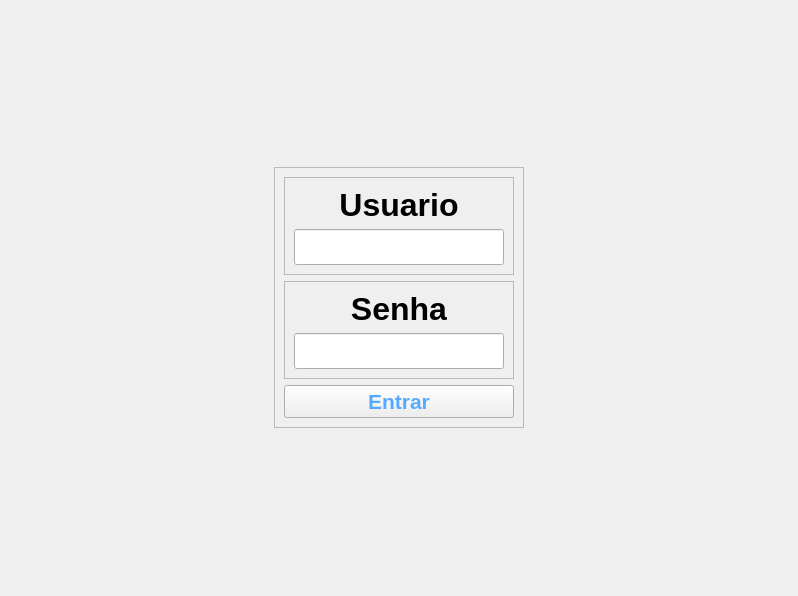
<?xml version="1.0" encoding="UTF-8"?>
<ui version="4.0">
 <class>DockWidget</class>
 <widget class="QDockWidget" name="DockWidget">
  <property name="geometry">
   <rect>
    <x>0</x>
    <y>0</y>
    <width>798</width>
    <height>596</height>
   </rect>
  </property>
  <property name="sizePolicy">
   <sizepolicy hsizetype="Expanding" vsizetype="Expanding">
    <horstretch>0</horstretch>
    <verstretch>0</verstretch>
   </sizepolicy>
  </property>
  <property name="windowTitle">
   <string>DockWidget</string>
  </property>
  <widget class="QWidget" name="dockWidgetContents">
   <property name="sizePolicy">
    <sizepolicy hsizetype="Expanding" vsizetype="Expanding">
     <horstretch>0</horstretch>
     <verstretch>0</verstretch>
    </sizepolicy>
   </property>
   <layout class="QGridLayout" name="gridLayout_3">
    <item row="0" column="0" alignment="Qt::AlignmentFlag::AlignHCenter|Qt::AlignmentFlag::AlignVCenter">
     <widget class="QFrame" name="frame">
      <property name="enabled">
       <bool>true</bool>
      </property>
      <property name="sizePolicy">
       <sizepolicy hsizetype="Expanding" vsizetype="Expanding">
        <horstretch>0</horstretch>
        <verstretch>0</verstretch>
       </sizepolicy>
      </property>
      <property name="mouseTracking">
       <bool>false</bool>
      </property>
      <property name="frameShape">
       <enum>QFrame::Shape::StyledPanel</enum>
      </property>
      <property name="frameShadow">
       <enum>QFrame::Shadow::Raised</enum>
      </property>
      <layout class="QGridLayout" name="gridLayout_4">
       <item row="0" column="0">
        <widget class="QFrame" name="gp_user">
         <property name="enabled">
          <bool>true</bool>
         </property>
         <property name="sizePolicy">
          <sizepolicy hsizetype="Expanding" vsizetype="Expanding">
           <horstretch>0</horstretch>
           <verstretch>0</verstretch>
          </sizepolicy>
         </property>
         <property name="frameShape">
          <enum>QFrame::Shape::StyledPanel</enum>
         </property>
         <property name="frameShadow">
          <enum>QFrame::Shadow::Raised</enum>
         </property>
         <layout class="QGridLayout" name="gridLayout_2">
          <item row="1" column="0">
           <widget class="QLineEdit" name="lineEdit_user">
            <property name="enabled">
             <bool>true</bool>
            </property>
            <property name="sizePolicy">
             <sizepolicy hsizetype="Expanding" vsizetype="Expanding">
              <horstretch>0</horstretch>
              <verstretch>0</verstretch>
             </sizepolicy>
            </property>
            <property name="minimumSize">
             <size>
              <width>150</width>
              <height>30</height>
             </size>
            </property>
            <property name="maximumSize">
             <size>
              <width>400</width>
              <height>50</height>
             </size>
            </property>
            <property name="font">
             <font>
              <pointsize>18</pointsize>
             </font>
            </property>
            <property name="text">
             <string/>
            </property>
           </widget>
          </item>
          <item row="0" column="0">
           <widget class="QLabel" name="txt_user">
            <property name="enabled">
             <bool>true</bool>
            </property>
            <property name="sizePolicy">
             <sizepolicy hsizetype="Expanding" vsizetype="Expanding">
              <horstretch>0</horstretch>
              <verstretch>0</verstretch>
             </sizepolicy>
            </property>
            <property name="font">
             <font>
              <pointsize>24</pointsize>
              <bold>true</bold>
             </font>
            </property>
            <property name="text">
             <string>Usuario</string>
            </property>
            <property name="alignment">
             <set>Qt::AlignmentFlag::AlignCenter</set>
            </property>
           </widget>
          </item>
         </layout>
        </widget>
       </item>
       <item row="1" column="0">
        <widget class="QFrame" name="gp_senha">
         <property name="enabled">
          <bool>true</bool>
         </property>
         <property name="sizePolicy">
          <sizepolicy hsizetype="Expanding" vsizetype="Expanding">
           <horstretch>0</horstretch>
           <verstretch>0</verstretch>
          </sizepolicy>
         </property>
         <property name="frameShape">
          <enum>QFrame::Shape::StyledPanel</enum>
         </property>
         <property name="frameShadow">
          <enum>QFrame::Shadow::Raised</enum>
         </property>
         <layout class="QGridLayout" name="gridLayout">
          <item row="1" column="0">
           <widget class="QLineEdit" name="lineEdit_senha">
            <property name="enabled">
             <bool>true</bool>
            </property>
            <property name="sizePolicy">
             <sizepolicy hsizetype="Expanding" vsizetype="Expanding">
              <horstretch>0</horstretch>
              <verstretch>0</verstretch>
             </sizepolicy>
            </property>
            <property name="minimumSize">
             <size>
              <width>170</width>
              <height>30</height>
             </size>
            </property>
            <property name="maximumSize">
             <size>
              <width>400</width>
              <height>50</height>
             </size>
            </property>
            <property name="font">
             <font>
              <pointsize>18</pointsize>
             </font>
            </property>
            <property name="cursor">
             <cursorShape>SizeHorCursor</cursorShape>
            </property>
            <property name="inputMethodHints">
             <set>Qt::InputMethodHint::ImhNoAutoUppercase|Qt::InputMethodHint::ImhNoPredictiveText|Qt::InputMethodHint::ImhSensitiveData</set>
            </property>
            <property name="text">
             <string/>
            </property>
            <property name="echoMode">
             <enum>QLineEdit::EchoMode::PasswordEchoOnEdit</enum>
            </property>
           </widget>
          </item>
          <item row="0" column="0">
           <widget class="QLabel" name="txt_senha">
            <property name="enabled">
             <bool>true</bool>
            </property>
            <property name="sizePolicy">
             <sizepolicy hsizetype="Expanding" vsizetype="Expanding">
              <horstretch>0</horstretch>
              <verstretch>0</verstretch>
             </sizepolicy>
            </property>
            <property name="font">
             <font>
              <pointsize>24</pointsize>
              <bold>true</bold>
             </font>
            </property>
            <property name="text">
             <string>Senha</string>
            </property>
            <property name="alignment">
             <set>Qt::AlignmentFlag::AlignCenter</set>
            </property>
           </widget>
          </item>
         </layout>
        </widget>
       </item>
       <item row="2" column="0">
        <widget class="QPushButton" name="Botao_entrar">
         <property name="enabled">
          <bool>true</bool>
         </property>
         <property name="sizePolicy">
          <sizepolicy hsizetype="Expanding" vsizetype="Expanding">
           <horstretch>0</horstretch>
           <verstretch>0</verstretch>
          </sizepolicy>
         </property>
         <property name="maximumSize">
          <size>
           <width>300</width>
           <height>50</height>
          </size>
         </property>
         <property name="font">
          <font>
           <pointsize>16</pointsize>
           <bold>true</bold>
          </font>
         </property>
         <property name="styleSheet">
          <string notr="true">color: rgb(85, 170, 255);</string>
         </property>
         <property name="text">
          <string>Entrar</string>
         </property>
         <property name="iconSize">
          <size>
           <width>16</width>
           <height>16</height>
          </size>
         </property>
         <property name="autoDefault">
          <bool>false</bool>
         </property>
         <property name="default">
          <bool>false</bool>
         </property>
         <property name="flat">
          <bool>false</bool>
         </property>
        </widget>
       </item>
      </layout>
     </widget>
    </item>
   </layout>
  </widget>
 </widget>
 <resources/>
 <connections/>
</ui>
